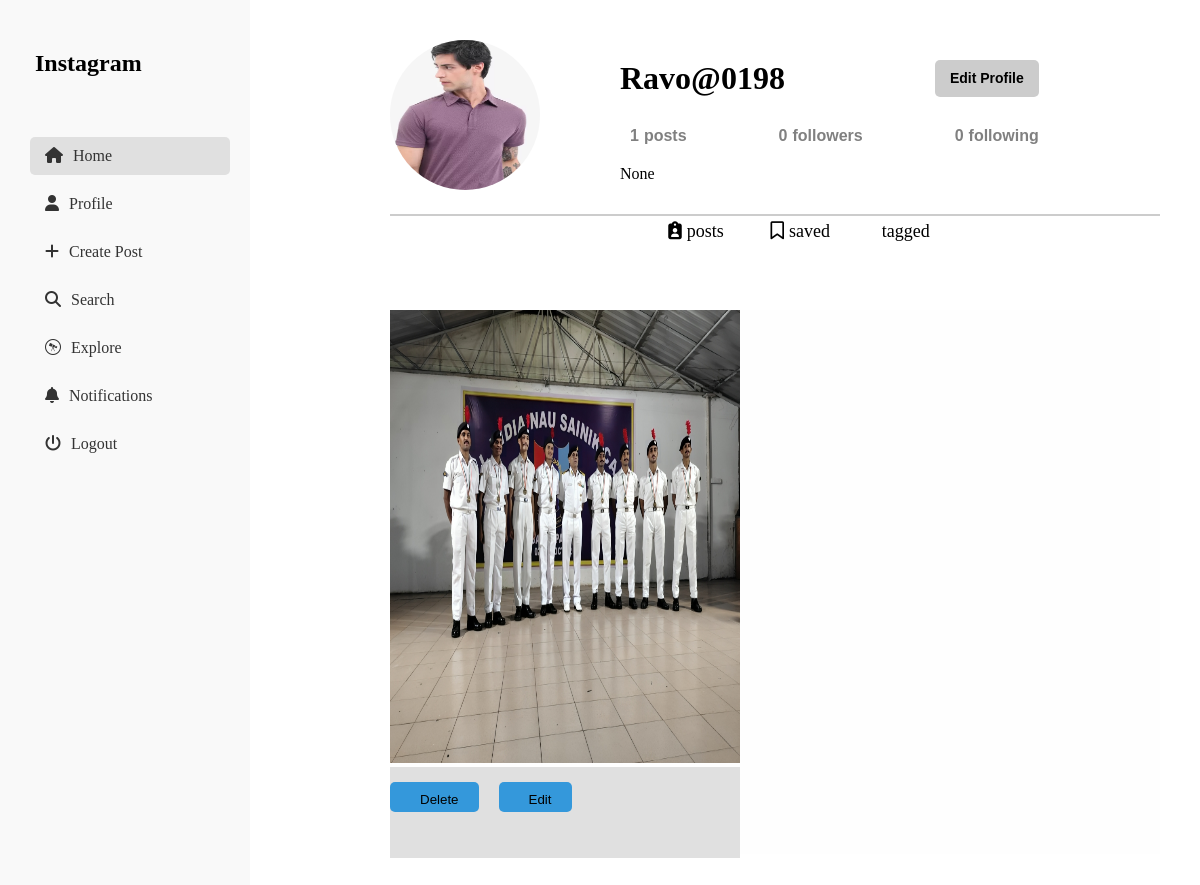
Screenshot of /profile (signed in) with the database file from the repository.
### social/models.py (models this page shows, shortened)
class Profile(models.Model):
    user = models.OneToOneField(User, on_delete=models.CASCADE)
    bio = models.TextField(blank=True, null=True)
    profile_picture = models.ImageField(upload_to='images/', default='')
    created_on = models.DateField(default=datetime.date.today)
    updated_on = models.DateField(default=datetime.date.today)
    favorite=models.ManyToManyField(Post)
    following=models.ManyToManyField('self', symmetrical=False, related_name='follower',blank=True)

class Post(models.Model):
    user=models.ForeignKey(User,on_delete=models.CASCADE,related_name='post')
    image=models.ImageField(upload_to='images/')
    caption=models.CharField(max_length=50)
    timestamp = models.DateTimeField(auto_now_add=True)
    likes=models.IntegerField(default=0)

### social/views.py (the view)
# urls.py: path('profile',views.profile,name='profile'),
def profile(req):
    user=req.user
    try:
        profile=Profile.objects.get(user=user)
    except Profile.DoesNotExist:
        profile = Profile.objects.create(user=user)
    posts=Post.objects.filter(user__username=user.username)
    postcount=posts.count()
    following=profile.following.count()
    follower=profile.follower.count()
    return render(req,'Profile.html',{'profile':profile,'posts':posts,'postcount':postcount,'following':following,'follower':follower})

### social/templates/Profile.html
{% extends 'base.html' %}
{% load static %}
{% block container %}
<div class="Profile">
  <div class="mainsection">
    <div class="profile_picture">
      {% if profile.profile_picture %}
      <img src="{{ profile.profile_picture.url }}" alt="Profile Picture" class='profile-picture'>
  {% else %}
      <img src="{% static 'images/avtar.jpg' %}" alt="Default Profile Picture" class='profile-picture'>
  {% endif %}
      </div>
    <div class="account_detail">
      <div class="topline">
        <h1>{{ profile.user.username }}</h1>
        {% if profile.user == request.user %}
        <a href="{% url 'Editprofile' %}" class="edit-profile-btn">Edit Profile</a>
        {% endif %}
      </div>
      <div class="middleline">
        <ul>
          <li><a href=""><span>{{postcount}}</span>posts</a></li>
          <li><a href="follower_list"><span>{{follower}}</span>followers</a></li>
          <li><a href="following_users"><span>{{following}}</span>following</a></li>
        </ul>
      </div>
      <div class="bio">
        <p>{{ profile.bio }}</p>
      </div>
    </div>
  </div>
  <div class="topnavigation">
    <a href=""><i class="fa-solid fa-clipboard-user"></i><span>posts</span></a>
    <a href="favoritepostlist"><i class="fa-regular fa-bookmark"></i><span>saved</span></a>
    <a href=""><span>tagged</span></a>
  </div>
  <div class="posts">
    {% for post in posts %}
    <div class="post">
      <img src="{{post.image.url}}" alt="xyz">
      <div class="action">
        <button><a href="deletepost/{{post.id}}">Delete</a></button>
        <button id="edit"><a href="{% url 'editpost' post.id %}">Edit</a></button>
      </div>
    </div>
    {% endfor %}
  </div>
</div>
{% endblock %}

### social/static/css/style.css (style rules this page uses)
* { margin: 0; padding: 0; box-sizing: border-box; }
html, body { height: 100%; margin: 0; padding: 0; }
.Profile { background-color: #fff; border-radius: 10px; padding: 20px; margin-left: 100px; }
.mainsection { width: 100%; display: flex; border-bottom: 2px solid #ccc; }
.mainsection .profile_picture .profile-picture { width: 150px; height: 150px; border-radius: 50%; margin-right: 20px; margin-bottom: 20px; }
.mainsection .account_detail { margin-left: 60px; }
.mainsection .account_detail .topline { display: flex; margin-top: 20px; }
.mainsection .account_detail .topline .edit-profile-btn { display: block; padding: 10px 15px; background-color: #ccc; color: black; font-size: 14px; font-family: Arial, Helvetica, sans-serif; font-weight: bold; text-decoration: none; border-radius: 5px; text-align: center; margin-left: 150px; }
.mainsection .account_detail .middleline ul { display: flex; margin-top: 30px; margin-bottom: 20px; justify-content: space-between; }
.mainsection .account_detail .middleline ul li { list-style: none; }
.mainsection .account_detail .middleline ul li a { text-decoration: none; font-size: 16px; color: gray; font-weight: bold; font-family: Arial, Helvetica, sans-serif; }
.mainsection .account_detail .middleline ul li a span { margin-right: 5px; }
.Profile .topnavigation { width: 40%; margin: 0px 0 0 250px; display: flex; justify-content: space-around; font-size: 18px; height: 6vh; }
.Profile .topnavigation a { text-decoration: none; color: black; padding-top: 5px; }
.Profile .topnavigation a span { margin-left: 5px; }
button { padding: 10px 20px; background-color: #3498db; color: #fff; border: none; border-radius: 5px; cursor: pointer; }
.posts { background-color: #fefefe; display: flex; flex-wrap: wrap; gap: 10px; margin: 40px auto; }
.posts .post { height: 50vh; width: 350px; background-color: #ccc; margin-bottom: 10vh; }
.posts .post img { height: 100%; width: 100%; background-size: cover; background-position: center; overflow: hidden; }
.posts .post .action { display: flex; background-color: #e0e0e0; height: 10vh; }
.posts .post .action button { border: 0; outline: 0; margin-top: 15px; height: 30px; }
.posts .post .action #edit { margin-left: 20px; }
.posts .post .action button a { text-decoration: none; color: black; }
.allprofiles .pr p, a { padding-top: 10px; margin-left: 10px; }

### rows the page displays
Profile: profile_picture (picture), user.username "Ravo@0198", bio "None"
Post: image (picture)

### other values shown
{{ postcount }} "1"
{{ follower }} "0"
{{ following }} "0"
